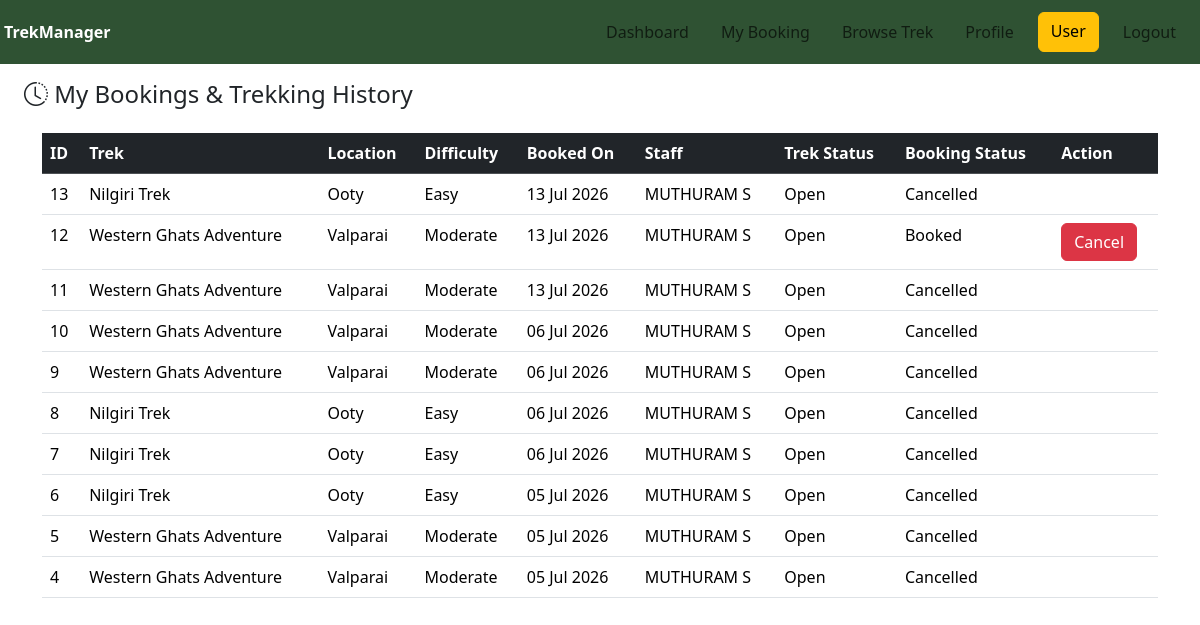
Page /user/my_bookings (signed in) on the earlier database version.
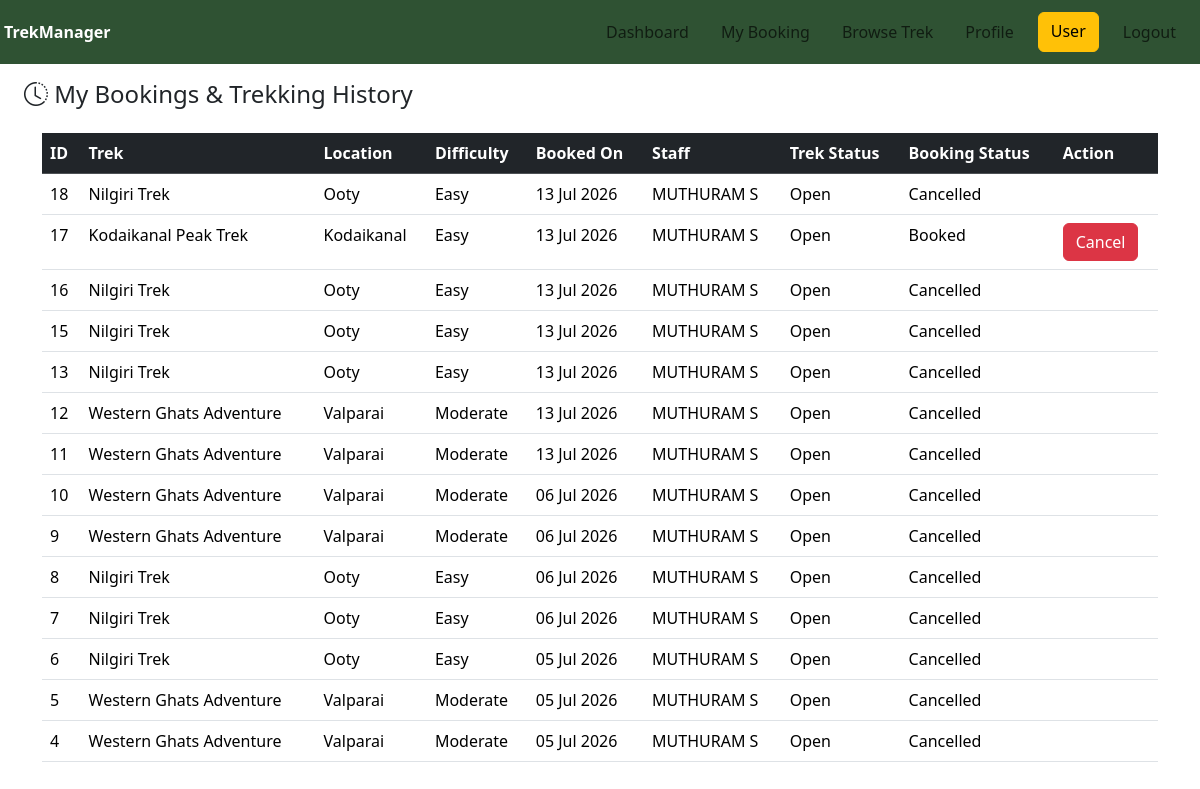
Same page on the later database version.
### models.py (models this page shows)
class Book(db.Model):
    booking_id=db.Column(db.Integer,primary_key=True)
    User_Id=db.Column(db.Integer,db.ForeignKey('user.Id'),nullable=False)
    Trek_Id=db.Column(db.Integer,db.ForeignKey('trek.Trek_Id'),nullable=False)
    Booking_Date=db.Column(db.DateTime,nullable=False,default=dt.now)
    Status=db.Column(db.String(100),nullable=False)

class Trek(db.Model):
    Trek_Id=db.Column(db.Integer,primary_key=True,nullable=False)
    Trek_Name=db.Column(db.String(100),nullable=False)
    Location=db.Column(db.String(100),nullable=False)
    Duration=db.Column(db.Integer,nullable=False)
    Difficulty=db.Column(db.String(100),nullable=False)
    Price=db.Column(db.Integer,nullable=False)
    Total_Slots=db.Column(db.Integer,nullable=False)
    Staff_Id=db.Column(db.Integer,db.ForeignKey('user.Id'),nullable=True)
    Status=db.Column(db.String(100),nullable=False)
    Start_Date=db.Column(db.Date,nullable=False)
    End_Date=db.Column(db.Date,nullable=False)
    Description=db.Column(db.Text,nullable=True)
    bookings=db.relationship('Book',backref='trek')
    Available_Slots=db.Column(db.Integer,nullable=False)
    staff = db.relationship('User', foreign_keys=[Staff_Id])

class User(db.Model):
    Id=db.Column(db.Integer,primary_key=True)
    Username=db.Column(db.String(100),unique=False,nullable=False)
    Contact=db.Column(db.Integer)
    Email=db.Column(db.String(100),unique=True,nullable=False)
    Password=db.Column(db.String(100),unique=False,nullable=False)
    Role=db.Column(db.String(100),nullable=False)
    Status=db.Column(db.String(100),nullable=False)
    bookings=db.relationship('Book',backref='user')

### routes/user.py (the view)
@app.route("/user/my_bookings")
def my_bookings():
    if "user_id" not in session:
        flash("Please login first.", "danger")
        return redirect(url_for("login"))
    if session["role"] != "User":
        flash("Access denied.", "danger")
        return redirect(url_for("login"))
    book = Book.query.filter_by(User_Id=session["user_id"]) \
        .order_by(Book.Booking_Date.desc()) \
        .all()
    return render_template("user/user_my_bookings.html", book=book)

### templates/user/user_my_bookings.html (shortened to what this page needs)
<!DOCTYPE html>
<html >
<head>
    <link href="https://cdn.jsdelivr.net/npm/bootstrap@5.3.7/dist/css/bootstrap.min.css" rel="stylesheet">
    <link rel="stylesheet" href="https://cdn.jsdelivr.net/npm/bootstrap-icons@1.11.3/font/bootstrap-icons.min.css">
</head>
<body>
  <div class="header 	">
        <div style="background-color:#2F5233;padding-right:40px;" class="d-flex justify-content-between align-items-center p-1">
            <a class="navbar-brand fw-bold text-white" href="{{ url_for('user_dashboard') }}">TrekManager</a>
        <nav class="navbar navbar-expand-lg " >
        <div class="container-fluid">
            <ul class="navbar-nav flex-row gap-3 mx-auto">
                <li class="nav-item"><a class="nav-link " href="{{url_for('user_dashboard')}}">Dashboard</a></li>
                <li class="nav-item"><a class="nav-link" href="{{url_for('my_bookings')}}">My Booking</a></li>
                <li class="nav-item"><a class="nav-link " href="{{url_for('browse')}}">Browse Trek</a></li>
                <li class="nav-item"><a class="nav-link " href="{{url_for('profile')}}">Profile</a></li>
                <a class="btn btn-warning " >User</a>
                <li class="nav-item"><a class="nav-link" href="{{ url_for('logout') }}">Logout</a></li>
            </ul>
        </div></div>
        </div>
    <h4 class="mb-4 ms-4 mt-3"><i class="bi bi-clock-history"></i> My Bookings & Trekking History</h4>
    <div class="container">
    <div class="row justify-content-center">
    <div class="col-12">
    <table class="table table-hover mb-0">
      <thead class="table-dark"><tr><th>ID</th><th>Trek</th><th>Location</th><th>Difficulty</th><th>Booked On</th><th>Staff</th><th>Trek Status</th><th>Booking Status</th><th>Action</th></tr></thead>
      <tbody>
        {% for t in book %}
        <tr>
            <td>{{ t.booking_id }}</td>
            <td>{{t.trek.Trek_Name}}</td>
            <td>{{t.trek.Location}}</td>
            <td>{{t.trek.Difficulty}}</td>
            <td>{{t.Booking_Date.strftime("%d %b %Y") }}</td>
            <td>{% if t.user %}
                  {{t.user.Username}}
                {%else%}
                  {{Unassigned}}
                  {%endif%}
            </td>
            <td>{{t.trek.Status}}</td>
            <td>{{t.Status}}</td>
            <td>
              {%if t.Status=="Booked"%}
              <a class="btn btn-danger" href="{{ url_for('cancel_booking', booking_id=t.booking_id) }} ">Cancel</a>
              {%endif%}
            </td>
        </tr>
        {% endfor%}
      </tbody>
        </table>
        </div>
        </div>
        </div>
</body>
</html>

Differences in the rows shown:
added Book: booking_id "18", trek.Trek_Name "Nilgiri Trek", trek.Location "Ooty", trek.Difficulty "Easy", Booking_Date "13 Jul 2026", user.Username "MUTHURAM S", trek.Status "Open", Status "Cancelled"
added Book: booking_id "17", trek.Trek_Name "Kodaikanal Peak Trek", trek.Location "Kodaikanal", trek.Difficulty "Easy", Booking_Date "13 Jul 2026", user.Username "MUTHURAM S", trek.Status "Open", Status "Booked"
added Book: booking_id "16", trek.Trek_Name "Nilgiri Trek", trek.Location "Ooty", trek.Difficulty "Easy", Booking_Date "13 Jul 2026", user.Username "MUTHURAM S", trek.Status "Open", Status "Cancelled"
added Book: booking_id "15", trek.Trek_Name "Nilgiri Trek", trek.Location "Ooty", trek.Difficulty "Easy", Booking_Date "13 Jul 2026", user.Username "MUTHURAM S", trek.Status "Open", Status "Cancelled"
changed Book id 12: Status "Booked" → "Cancelled"; no longer shows "Cancel"
